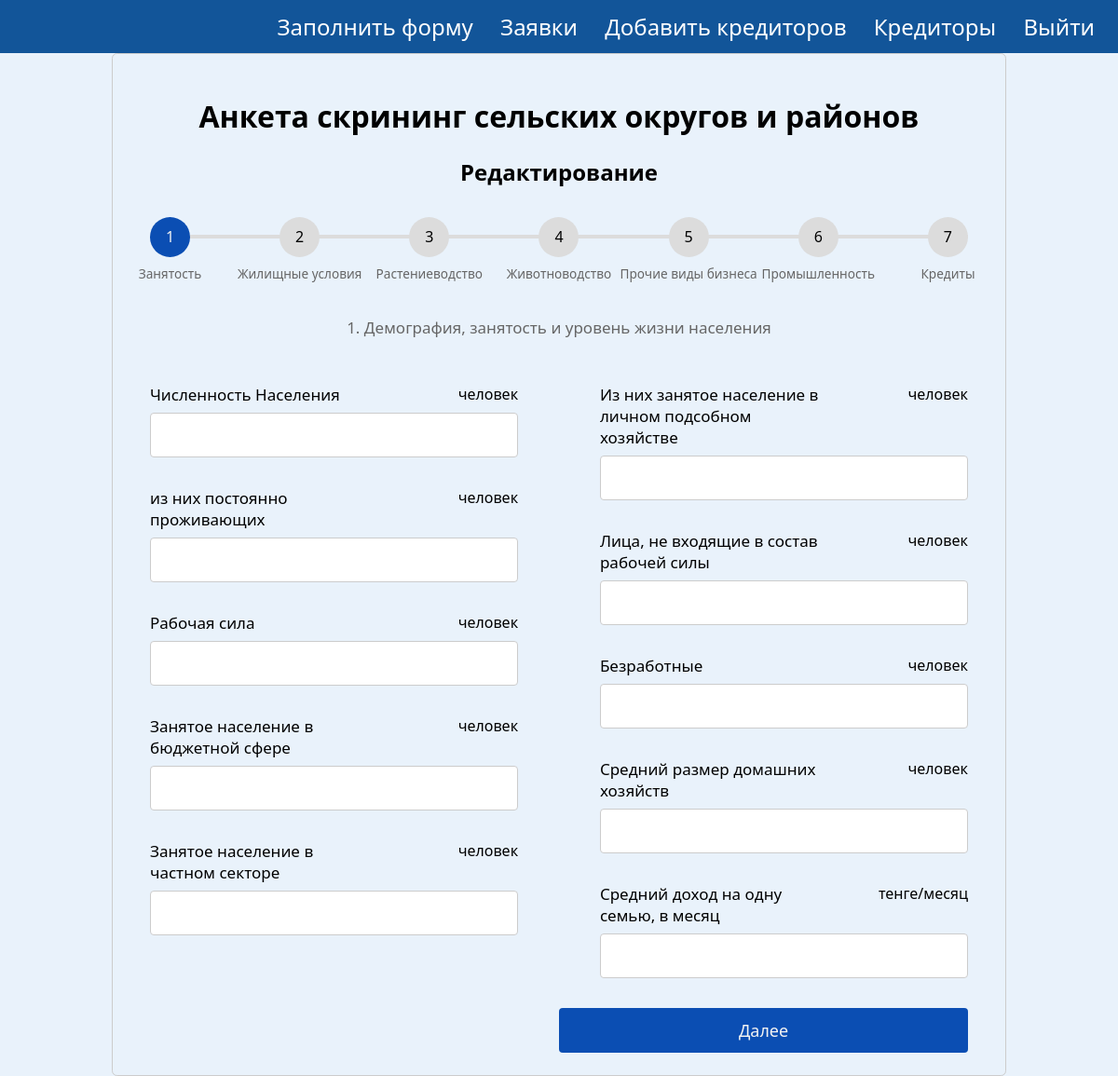
/account/4/edit (signed in), run on an earlier commit of the app's database.
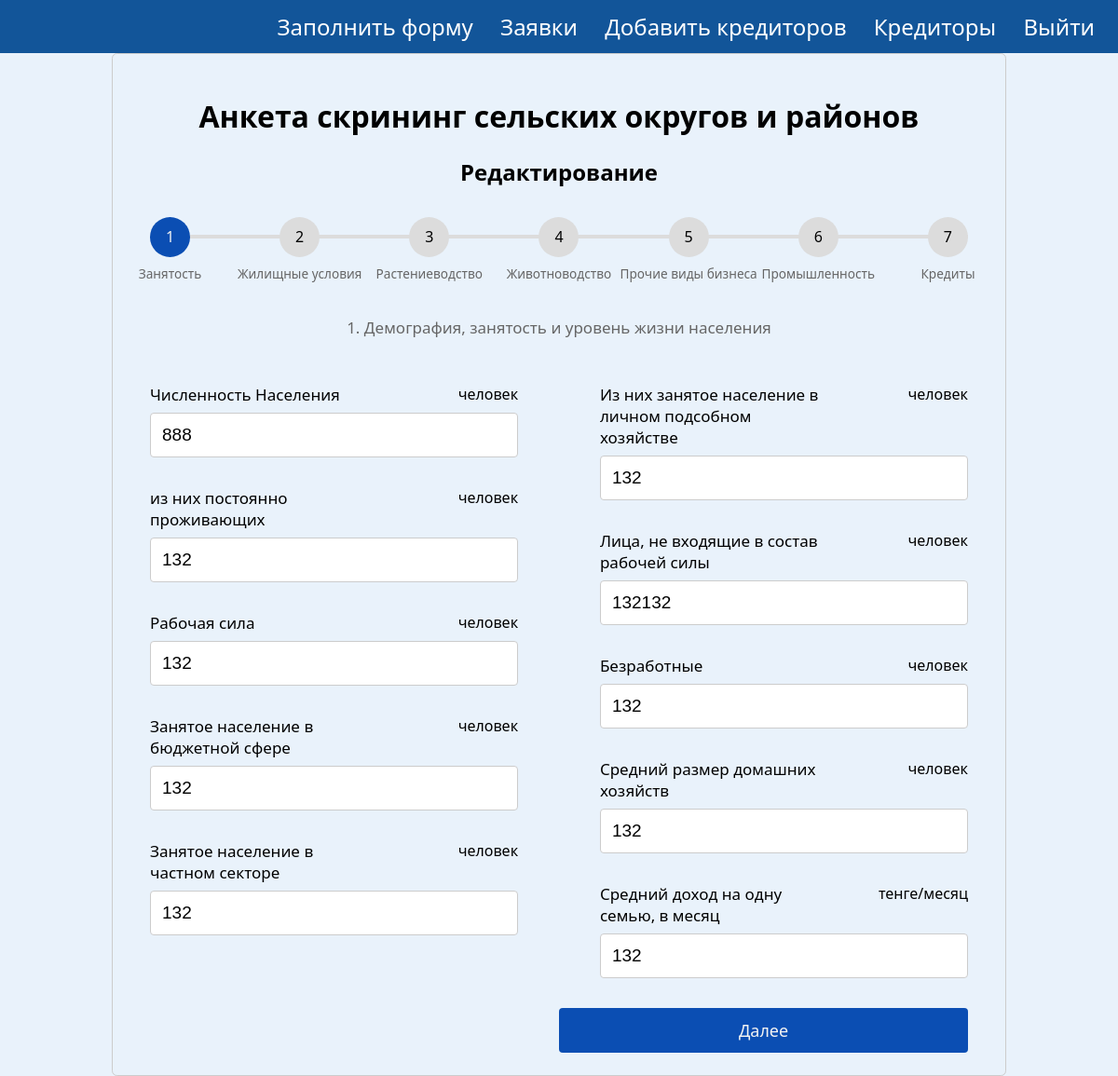
And on a later commit of the database.
### app/models.py (models this page shows)
class Form(db.Model):
   id = db.Column(db.Integer, primary_key = True)
   user_id = db.Column(db.Integer, db.ForeignKey('user.id'))
   user = relationship("User",backref="forms")
   kato_2 = db.Column(db.String(200))
   kato_2_name = db.Column(db.String(200))
   kato_4 = db.Column(db.String(200))
   kato_4_name = db.Column(db.String(200))
   kato_6 = db.Column(db.String(200))
   kato_6_name = db.Column(db.String(200))
   form_year = db.Column(db.String(10))
   labour_population = db.Column(db.Integer)
   labour_constant_population = db.Column(db.Integer)
   labour_labour = db.Column(db.Integer)
   labour_government_workers = db.Column(db.Integer)
   labour_private_labour = db.Column(db.Integer)
   labour_private_ogorod = db.Column(db.Integer)
   labour_total_econ_inactive_population = db.Column(db.Integer)
   labour_unemployed = db.Column(db.Integer)
   labour_household_size = db.Column(db.Integer)
   labour_average_income_family = db.Column(db.Integer)
   house_total_dvor = db.Column(db.Integer)
   house_zaselen_dvor = db.Column(db.Integer)
   dh_count = db.Column(db.Integer)
   dx_number_ogorodov = db.Column(db.Integer)
   dx_cx_land = db.Column(db.Numeric(30, 2))
   dx_pashnya = db.Column(db.Numeric(30, 2))
   dx_mnogoletnie = db.Column(db.Numeric(30, 2))
   dx_zelej = db.Column(db.Numeric(30, 2))
   dx_pastbishe = db.Column(db.Numeric(30, 2))
   dx_senokosy = db.Column(db.Numeric(30, 2))
   dx_ogorody = db.Column(db.Numeric(30, 2))
   dx_sad = db.Column(db.Numeric(30, 2))
   dx_urojai = db.Column(db.Numeric(30, 2))
   dx_cucumber = db.Column(db.Numeric(30, 2))
   dx_tomato = db.Column(db.Numeric(30, 2))
   dx_potato = db.Column(db.Numeric(30, 2))
   dx_kapusta = db.Column(db.Numeric(30, 2))
   dx_carrot = db.Column(db.Numeric(30, 2))
   dx_svekla = db.Column(db.Numeric(30, 2))
   dx_sweet_peper = db.Column(db.Numeric(30, 2))
   dx_baklajan = db.Column(db.Numeric(30, 2))
   dx_kabachek = db.Column(db.Numeric(30, 2))
   dx_onion = db.Column(db.Numeric(30, 2))
   dx_chesnok = db.Column(db.Numeric(30, 2))
   dx_redis = db.Column(db.Numeric(30, 2))
   dx_korm = db.Column(db.Numeric(30, 2))
   dx_fruits = db.Column(db.Numeric(30, 2))
   kx_amount = db.Column(db.Integer)
   kz_cx_land = db.Column(db.Numeric(30, 2))
   kx_pansya = db.Column(db.Numeric(30, 2))
   kx_mnogoletnie = db.Column(db.Numeric(30, 2))
   kx_zelej = db.Column(db.Numeric(30, 2))
   kx_pastbishe = db.Column(db.Numeric(30, 2))
   kx_senokosy = db.Column(db.Numeric(30, 2))
   kx_urojai = db.Column(db.Numeric(30, 2))
   kx_zerno = db.Column(db.Numeric(30, 2))
   kx_rice = db.Column(db.Numeric(30, 2))
   kx_maslichnye = db.Column(db.Numeric(30, 2))
   kx_korm = db.Column(db.Numeric(30, 2))
   kx_mnogoletnie_derevo = db.Column(db.Numeric(30, 2))
   kz_cx_land_reserve = db.Column(db.Numeric(30, 2))
   kx_pansya_reserve = db.Column(db.Numeric(30, 2))
   kx_mnogoletnie_reserve = db.Column(db.Numeric(30, 2))
   kx_zelej_reserve = db.Column(db.Numeric(30, 2))
   kx_pastbishe_reserve = db.Column(db.Numeric(30, 2))
   kx_senokosy_reserve = db.Column(db.Numeric(30, 2))
   infrastructure_polivochnaya_sistema_ = db.Column(db.Integer)
   infrastructure_polivochnaya_sistema_isused = db.Column(db.Integer)
   infrastructure_polivy = db.Column(db.Numeric(30, 2))
   infrastructure_mtm = db.Column(db.Integer)
   infrastructure_mtm_isused = db.Column(db.Integer)
   infrastructure_slad = db.Column(db.Integer)
   infrastructure_slad_isused = db.Column(db.Integer)
   infrastructure_garage = db.Column(db.Integer)
   infrastructure_garage_isused = db.Column(db.Integer)
   infrastructure_cycsterny = db.Column(db.Integer)
   infrastructure_cycsterny_isused = db.Column(db.Integer)
   infrastructure_transformator = db.Column(db.Integer)
   infrastructure_transformator_isused = db.Column(db.Integer)
   specialization_rastenivodstvo = db.Column(db.String(300))
   animal_dvor = db.Column(db.Integer)
   animal_skot_bird = db.Column(db.Integer)
   animal_cx_land = db.Column(db.Numeric(30, 2))
   animal_pashnya = db.Column(db.Numeric(30, 2))
   animal_mnogolet = db.Column(db.Numeric(30, 2))
   animal_zalej = db.Column(db.Numeric(30, 2))
   animal_pastbisha = db.Column(db.Numeric(30, 2))
   animal_senokos = db.Column(db.Numeric(30, 2))
   animal_ogorod = db.Column(db.Numeric(30, 2))
   animal_sad = db.Column(db.Numeric(30, 2))
   animal_krs_milk = db.Column(db.Integer)
   animal_krs_meat = db.Column(db.Integer)
   animal_sheep = db.Column(db.Integer)
   animal_kozel = db.Column(db.Integer)
   animal_horse = db.Column(db.Integer)
   animal_camel = db.Column(db.Integer)
   animal_pig = db.Column(db.Integer)
   animal_chicken = db.Column(db.Integer)
   animal_gusi = db.Column(db.Integer)
   animal_duck = db.Column(db.Integer)
   animal_induk = db.Column(db.Integer)
   animal_mik_total = db.Column(db.Numeric(30, 2))
   animal_milk_cow = db.Column(db.Numeric(30, 2))
   animal_milkrate_cow = db.Column(db.Numeric(30, 2))
   animal_mil_kozel = db.Column(db.Numeric(30, 2))
   animal_milrate_kozel = db.Column(db.Numeric(30, 2))
   animal_milk_horse = db.Column(db.Numeric(30, 2))
   animal_milkrate_horse = db.Column(db.Numeric(30, 2))
   animal_milk_camel = db.Column(db.Numeric(30, 2))
   animal_milkrate_camel = db.Column(db.Numeric(30, 2))
   animal_meat_total = db.Column(db.Numeric(30, 2))
   animal_meat_cow = db.Column(db.Numeric(30, 2))
   animal_meat_sheep = db.Column(db.Numeric(30, 2))
   animal_meat_horse = db.Column(db.Numeric(30, 2))
   animal_meat_pig = db.Column(db.Numeric(30, 2))
   animal_meat_camel = db.Column(db.Numeric(30, 2))
   animal_meat_chicken = db.Column(db.Numeric(30, 2))
   animal_meat_duck = db.Column(db.Numeric(30, 2))
   animal_meat_gusi = db.Column(db.Numeric(30, 2))
   animal_egg_total = db.Column(db.Integer)
   animal_egg_chicken = db.Column(db.Integer)
   animal_egg_gusi = db.Column(db.Integer)
   animal_egg_perepel = db.Column(db.Integer)
   animal_transformator = db.Column(db.Integer)
   animal_transformator_isused = db.Column(db.Integer)
   specialization_animal = db.Column(db.String(300))
   noncx_sto = db.Column(db.Integer)
   noncx_sto_needs = db.Column(db.Integer)
   noncx_kindergarden = db.Column(db.Integer)
   noncx_kindergarden_needs = db.Column(db.Integer)
   noncx_souvenier = db.Column(db.Integer)
   noncx_souvenier_needs = db.Column(db.Integer)
   noncx_pc_service = db.Column(db.Integer)
   noncx_pc_service_needs = db.Column(db.Integer)
   noncx_store = db.Column(db.Integer)
   noncx_store_needs = db.Column(db.Integer)
   noncx_remont_bytovoi_tech = db.Column(db.Integer)
   noncx_remont_bytovoi_tech_needs = db.Column(db.Integer)
   noncx_metal = db.Column(db.Integer)
   noncx_metal_needs = db.Column(db.Integer)
   noncx_accounting = db.Column(db.Integer)
   noncx_accounting_needs = db.Column(db.Integer)
   noncx_photo = db.Column(db.Integer)
   noncx_photo_needs = db.Column(db.Integer)
   noncx_turism = db.Column(db.Integer)
   noncx_turism_needs = db.Column(db.Integer)
   noncx_rent = db.Column(db.Integer)
   noncx_rent_needs = db.Column(db.Integer)
   noncx_cargo = db.Column(db.Integer)
   noncx_cargo_needs = db.Column(db.Integer)
   noncx_massage = db.Column(db.Integer)
   noncx_massage_needs = db.Column(db.Integer)
   noncx_foodcourt = db.Column(db.Integer)
   noncx_foodcourt_needs = db.Column(db.Integer)
   noncx_cleaning = db.Column(db.Integer)
   noncx_cleaning_needs = db.Column(db.Integer)
   noncx_beuty = db.Column(db.Integer)
   noncx_beuty_needs = db.Column(db.Integer)
   noncx_carwash = db.Column(db.Integer)
   noncx_carwash_needs = db.Column(db.Integer)
   noncx_atelie = db.Column(db.Integer)
   noncx_atelie_needs = db.Column(db.Integer)
   noncx_others = db.Column(db.Integer)
   noncx_others_needs = db.Column(db.Integer)
   noncx_stroika = db.Column(db.Integer)
   noncx_stroika_needs = db.Column(db.Integer)
   noncx_mebel = db.Column(db.Integer)
   noncx_mebel_needs = db.Column(db.Integer)
   noncx_stroi_material = db.Column(db.Integer)
   noncx_stroi_material_needs = db.Column(db.Integer)
   noncx_svarka = db.Column(db.Integer)
   noncx_svarka_needs = db.Column(db.Integer)
   noncx_woodworking = db.Column(db.Integer)
   noncx_woodworking_needs = db.Column(db.Integer)
   noncx_others_uslugi = db.Column(db.Integer)
   noncx_others_needs_uslugi = db.Column(db.Integer)
   manufacture_milk = db.Column(db.Numeric(30, 2))
   manufacture_milk_needs = db.Column(db.Numeric(30, 2))
   manufacture_meat = db.Column(db.Numeric(30, 2))
   manufacture_meat_needs = db.Column(db.Numeric(30, 2))
   manufacture_vegetables = db.Column(db.Numeric(30, 2))  # Corrected typo
   manufacture_vegetables_needs = db.Column(db.Numeric(30, 2))  # Corrected typo
   manufacture_mayo = db.Column(db.Numeric(30, 2))
   manufacture_mayo_needs = db.Column(db.Numeric(30, 2))
   manufacture_fish = db.Column(db.Numeric(30, 2))
   manufacture_fish_needs = db.Column(db.Numeric(30, 2))
   manufacture_choco = db.Column(db.Numeric(30, 2))
   manufacture_choco_needs = db.Column(db.Numeric(30, 2))
   manufacture_beer = db.Column(db.Numeric(30, 2))
   manufacture_beer_needs = db.Column(db.Numeric(30, 2))
   manufacture_vodka = db.Column(db.Numeric(30, 2))
   manufacture_vodka_needs = db.Column(db.Numeric(30, 2))
   manufacture_honey = db.Column(db.Numeric(30, 2))
   manufacture_honey_needs = db.Column(db.Numeric(30, 2))
   manufacture_polufabricat = db.Column(db.Numeric(30, 2))
   manufacture_polufabricat_needs = db.Column(db.Numeric(30, 2))
   manufacture_bread = db.Column(db.Numeric(30, 2))
   manufacture_bread_needs = db.Column(db.Numeric(30, 2))
   manufacture_others = db.Column(db.Numeric(30, 2))
   manufacture_others_needs = db.Column(db.Numeric(30, 2))
   credit_amount = db.Column(db.Integer)
   credit_total = db.Column(db.Integer)
   credit_average_total = db.Column(db.Integer)
   credit_zalog = db.Column(db.Numeric(30, 2))
   modified_date = db.Column(db.DateTime(timezone=True), default=datetime.now(timezone(timedelta(hours=6))), onupdate=datetime.now(timezone(timedelta(hours=6))))
   creation_date = db.Column(db.DateTime(timezone=True), default=datetime.now(timezone(timedelta(hours=6))))

### app/routes.py (the view, shortened to what this page needs)
@app.route('/account/<int:id>/edit', methods=['POST', 'GET'])
@login_required
def edit_form(id):
    formdata = Form.query.filter_by(id=id).first()
    form = FormDataForm(obj=formdata)
    if request.method == 'GET':
        return render_template('edit_form.html', form=form, user=current_user, measurement_units=measurement_units, formdata=formdata)

### app/templates/edit_form.html (shortened to what this page needs)
{% extends "base.html" %} {% block title %}Форма отчетности МСХ{% endblock %}
{% block content %}
<link rel="stylesheet" href="{{ url_for('static', filename='ms_form.css') }}" />
<body>
  <form action="#" class="form" method="POST">
    <h1 class="text-center">Анкета скрининг сельских округов и районов</h1>
    <h2 class="text-center">Редактирование</h2>
    <div class="progressbar">
     <div class="progress-step progress-step-active" data-title="Занятость"></div>
      <div class="progress-step" data-title="Жилищные условия"></div>
      <div class="progress-step" data-title="Растениеводство"></div>
      <div class="progress-step" data-title="Животноводство"></div>
      <div class="progress-step" data-title="Прочие виды бизнеса"></div>
      <div class="progress-step" data-title="Промышленность"></div>
      <div class="progress-step" data-title="Кредиты"></div>
    </div>
    <div class="form-step form-step-active">
      <p class="step-title">1. Демография, занятость и уровень жизни населения</p>
      <div class="input-columns">
        <div class="subform">
          <div class="input-group">
            <div class="label">
              {{ form.labour_population.label }}
              {{ measurement_units['human'] }}
            </div>
            {{ form.labour_population }}
          </div>
          <div class="input-group">
            <div class="label">
              {{ form.labour_constant_population.label }}
              {{ measurement_units['human'] }}
            </div>
            {{ form.labour_constant_population }}
          </div>
          <div class="input-group">
            <div class="label">
              {{ form.labour_labour.label }}
              {{ measurement_units['human'] }}
            </div>
            {{ form.labour_labour }}
          </div>
          <div class="input-group">
            <div class="label">
              {{ form.labour_government_workers.label }}
              {{ measurement_units['human'] }}
            </div>
            {{ form.labour_government_workers }}
          </div>
          <div class="input-group">
            <div class="label">
              {{ form.labour_private_labour.label }}
              {{ measurement_units['human'] }}
            </div>
            {{ form.labour_private_labour }}
          </div>
        </div>
        <div class="subform">
          <div class="input-group">
            <div class="label">
              {{ form.labour_private_ogorod.label }}
              {{ measurement_units['human'] }}
            </div>
            {{ form.labour_private_ogorod }}
          </div>
          <div class="input-group">
            <div class="label">
              {{ form.labour_total_econ_inactive_population.label }}
              {{ measurement_units['human'] }}
            </div>
            {{ form.labour_total_econ_inactive_population }}
          </div>
          <div class="input-group">
            <div class="label">
              {{ form.labour_unemployed.label }}
              {{ measurement_units['human'] }}
            </div>
            {{ form.labour_unemployed }}
          </div>
          <div class="input-group">
            <div class="label">
              {{ form.labour_household_size.label }}
              {{ measurement_units['human'] }}
            </div>
            {{ form.labour_household_size }}
          </div>
          <div class="input-group">
            <div class="label">
              {{ form.labour_average_income_family.label }}
              {{ measurement_units['tg/m'] }}
            </div>
            {{ form.labour_average_income_family }}
          </div>
        </div>
      </div>
      <div class="">
        <a href="#" class="btn btn-next width-50 ml-auto">Далее</a>
      </div>
    </div>
  </form>
</body>
{% endblock %}

### app/templates/base.html (shortened to what this page needs)
<!DOCTYPE html>
<html lang="ru">
<head>
  <link rel="stylesheet" href="{{ url_for('static', filename='base.css') }}">
</head>
<div class="content">
  <nav class="head">
    <div>
      {% if user.is_authenticated %}
      <a class="nav_link" id="portfolio" href="{{ url_for('form') }}">Заполнить форму</a>
      <a class="nav_link" id="portfolio" href="{{ url_for('account') }}">Заявки</a>
      <a class="nav_link" id="portfolio" href="{{ url_for('add_creditors') }}">Добавить кредиторов</a>
      <a class="nav_link" id="portfolio" href="{{ url_for('all_creditors') }}">Кредиторы</a>
      <a class="nav_link" id="logout" href="{{ url_for('logout') }}">Выйти</a>
      {% else %}
      <a class="nav_link" id="login" href="{{ url_for('login') }}">Войти</a>
      {% endif %}
    </div>
  </nav>
  <div class="container">{% block content %} {% endblock %}</div>
</div>
</html>

What changed in the data, as far as the page shows it:
added Form: labour_population "888", labour_constant_population "132", labour_labour "132", labour_government_workers "132", labour_private_labour "132", labour_private_ogorod "132", labour_total_econ_inactive_population "132132", labour_unemployed "132", labour_household_size "132", labour_average_income_family "132"
